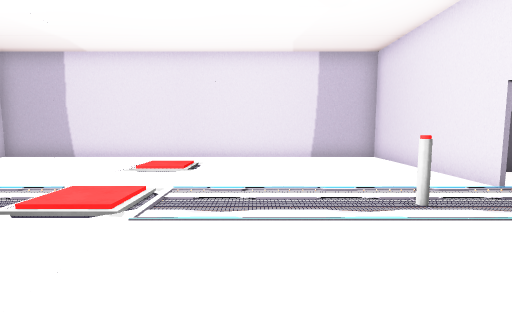
[1] (above)

19 first-person views from a walk through a 3-D level made in the Unity game engine. The camera is 1.3 m above the floor, tilts 6° down and sees 80° across. Doors are open. The floor is counted in squares, 1.2 m on a side. Each view is taken from the middle of a square. On the plan, view 1 faces up. The plan holds only what a view shows up to about 13 squares ahead; the rest is blank. The place goes on beyond the plan. The player character is not drawn.

[2]
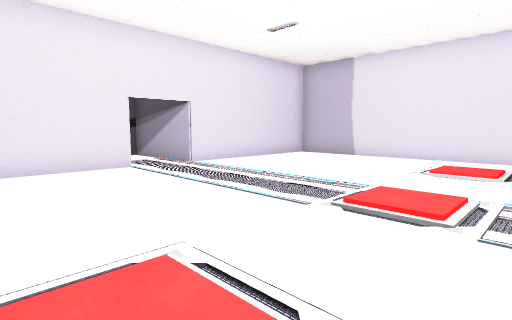

[3]
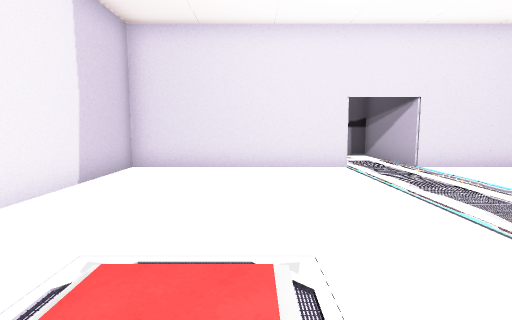

[4]
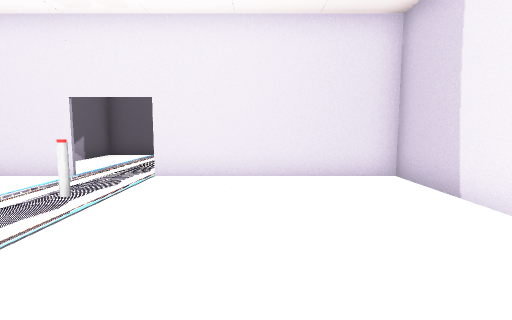

[5]
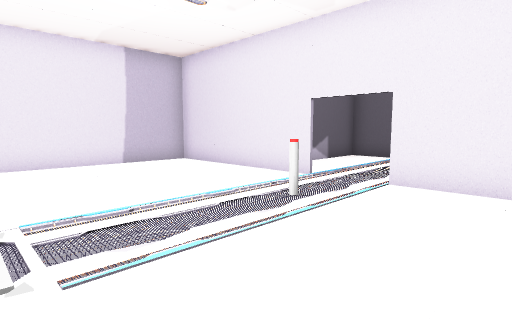

[6]
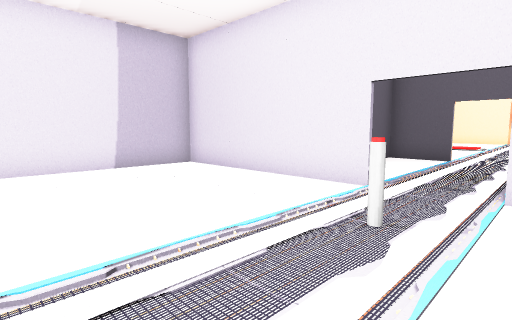

[7]
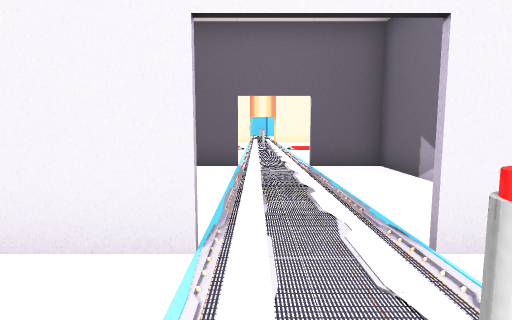

[8]
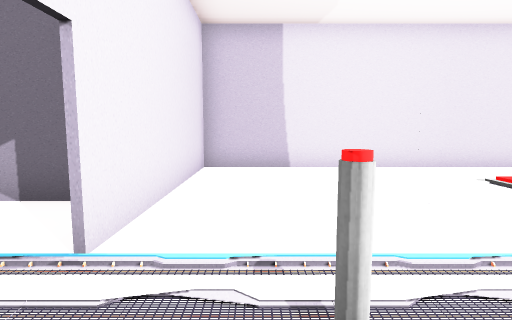

[9]
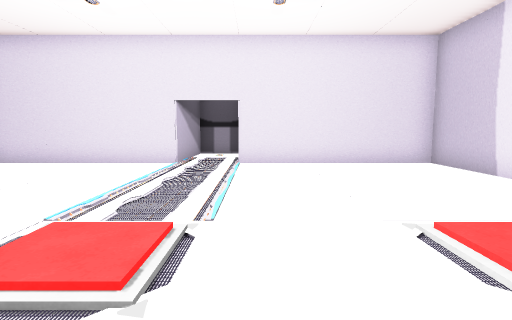

[10]
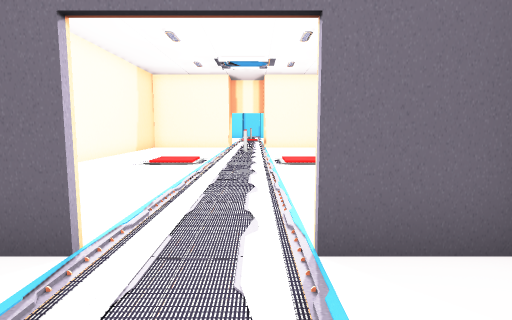

[11]
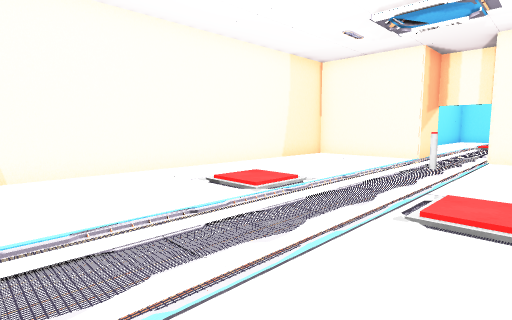

[12]
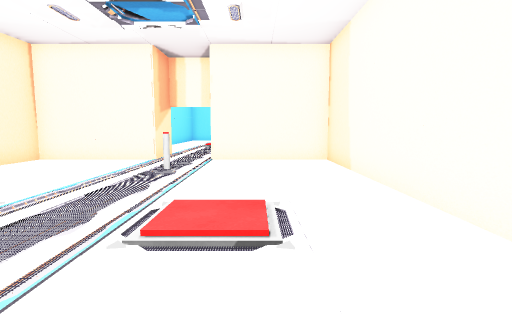

[13]
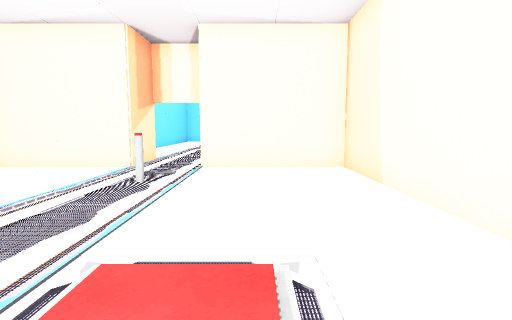

[14]
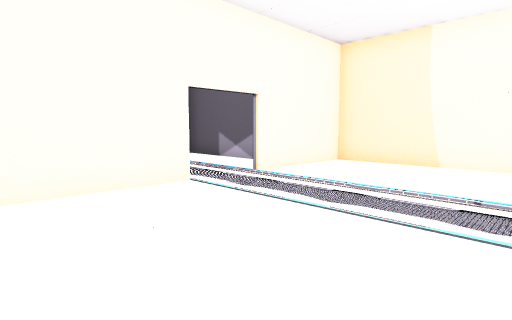

[15]
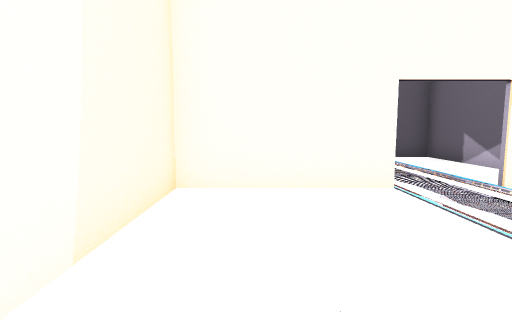

[16]
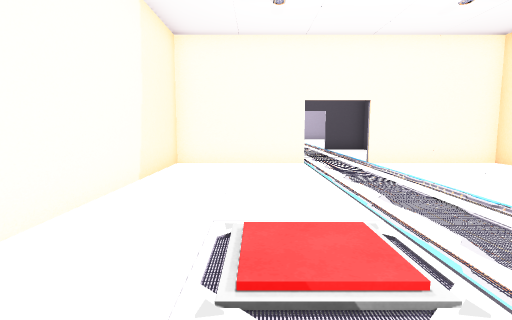

[17]
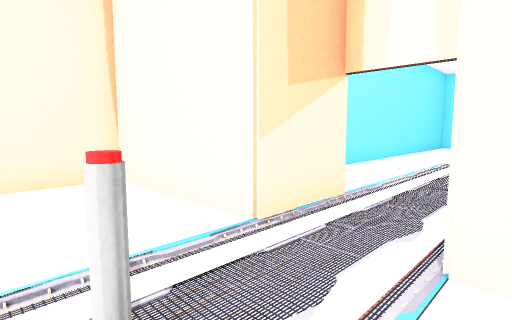

[18]
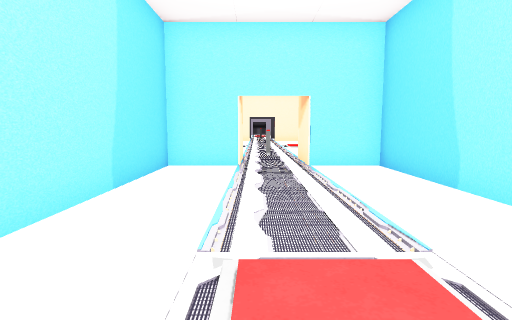

[19]
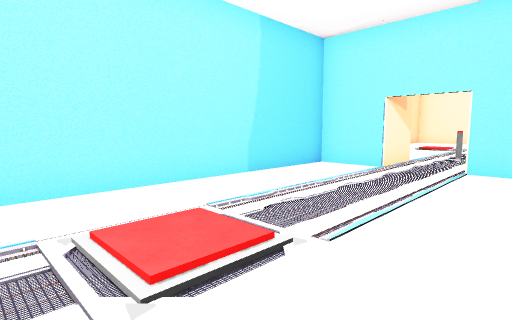

### Floor plan
Key: @ floor where view 1 was taken; # wall or solid block; . floor; / step, stairs or slope; D open door; O other object.
Columns run from 11 left of view 1 to 35 right of it. Each row starts with its distance up from view 1.
 12  ################
 11  #..............#
 10  #..............#    ################
  9  #....../.......#    #..............#
  8  #......//......######..............###########
  7  #..............#....##...../.......##.........
  6 ##..............#.....#.....//......##.........
  5 .DD...../......DD....DD..............DD...../..
  4 .DD.....//...O.DD....DD..........O...DD.....//.
  3 ##..............#.....#...../.......##.........
  2  #..............#.....#.....//......##.........
  1  #....../.......#######.............###########
  0  #......//.@....#    #..............#
 -1  #..............#    ################
 -2  #..............#
 -3  ################

Positions as (right, up) in squares from view 1, and headings:
1: (0, 0), facing up
2: (-1, 0), facing up-left
3: (-1, 1), facing left
4: (-3, 1), facing right
5: (-2, 1), facing up-right
6: (-1, 3), facing up-right
7: (2, 5), facing right
8: (3, 6), facing down
9: (0, 6), facing left
10: (8, 4), facing right
11: (13, 2), facing up-right
12: (14, 2), facing right
13: (16, 2), facing right
14: (16, 0), facing up-left
15: (16, 1), facing left
16: (20, 2), facing left
17: (22, 3), facing up-right
18: (35, 4), facing left
19: (35, 7), facing down-left
